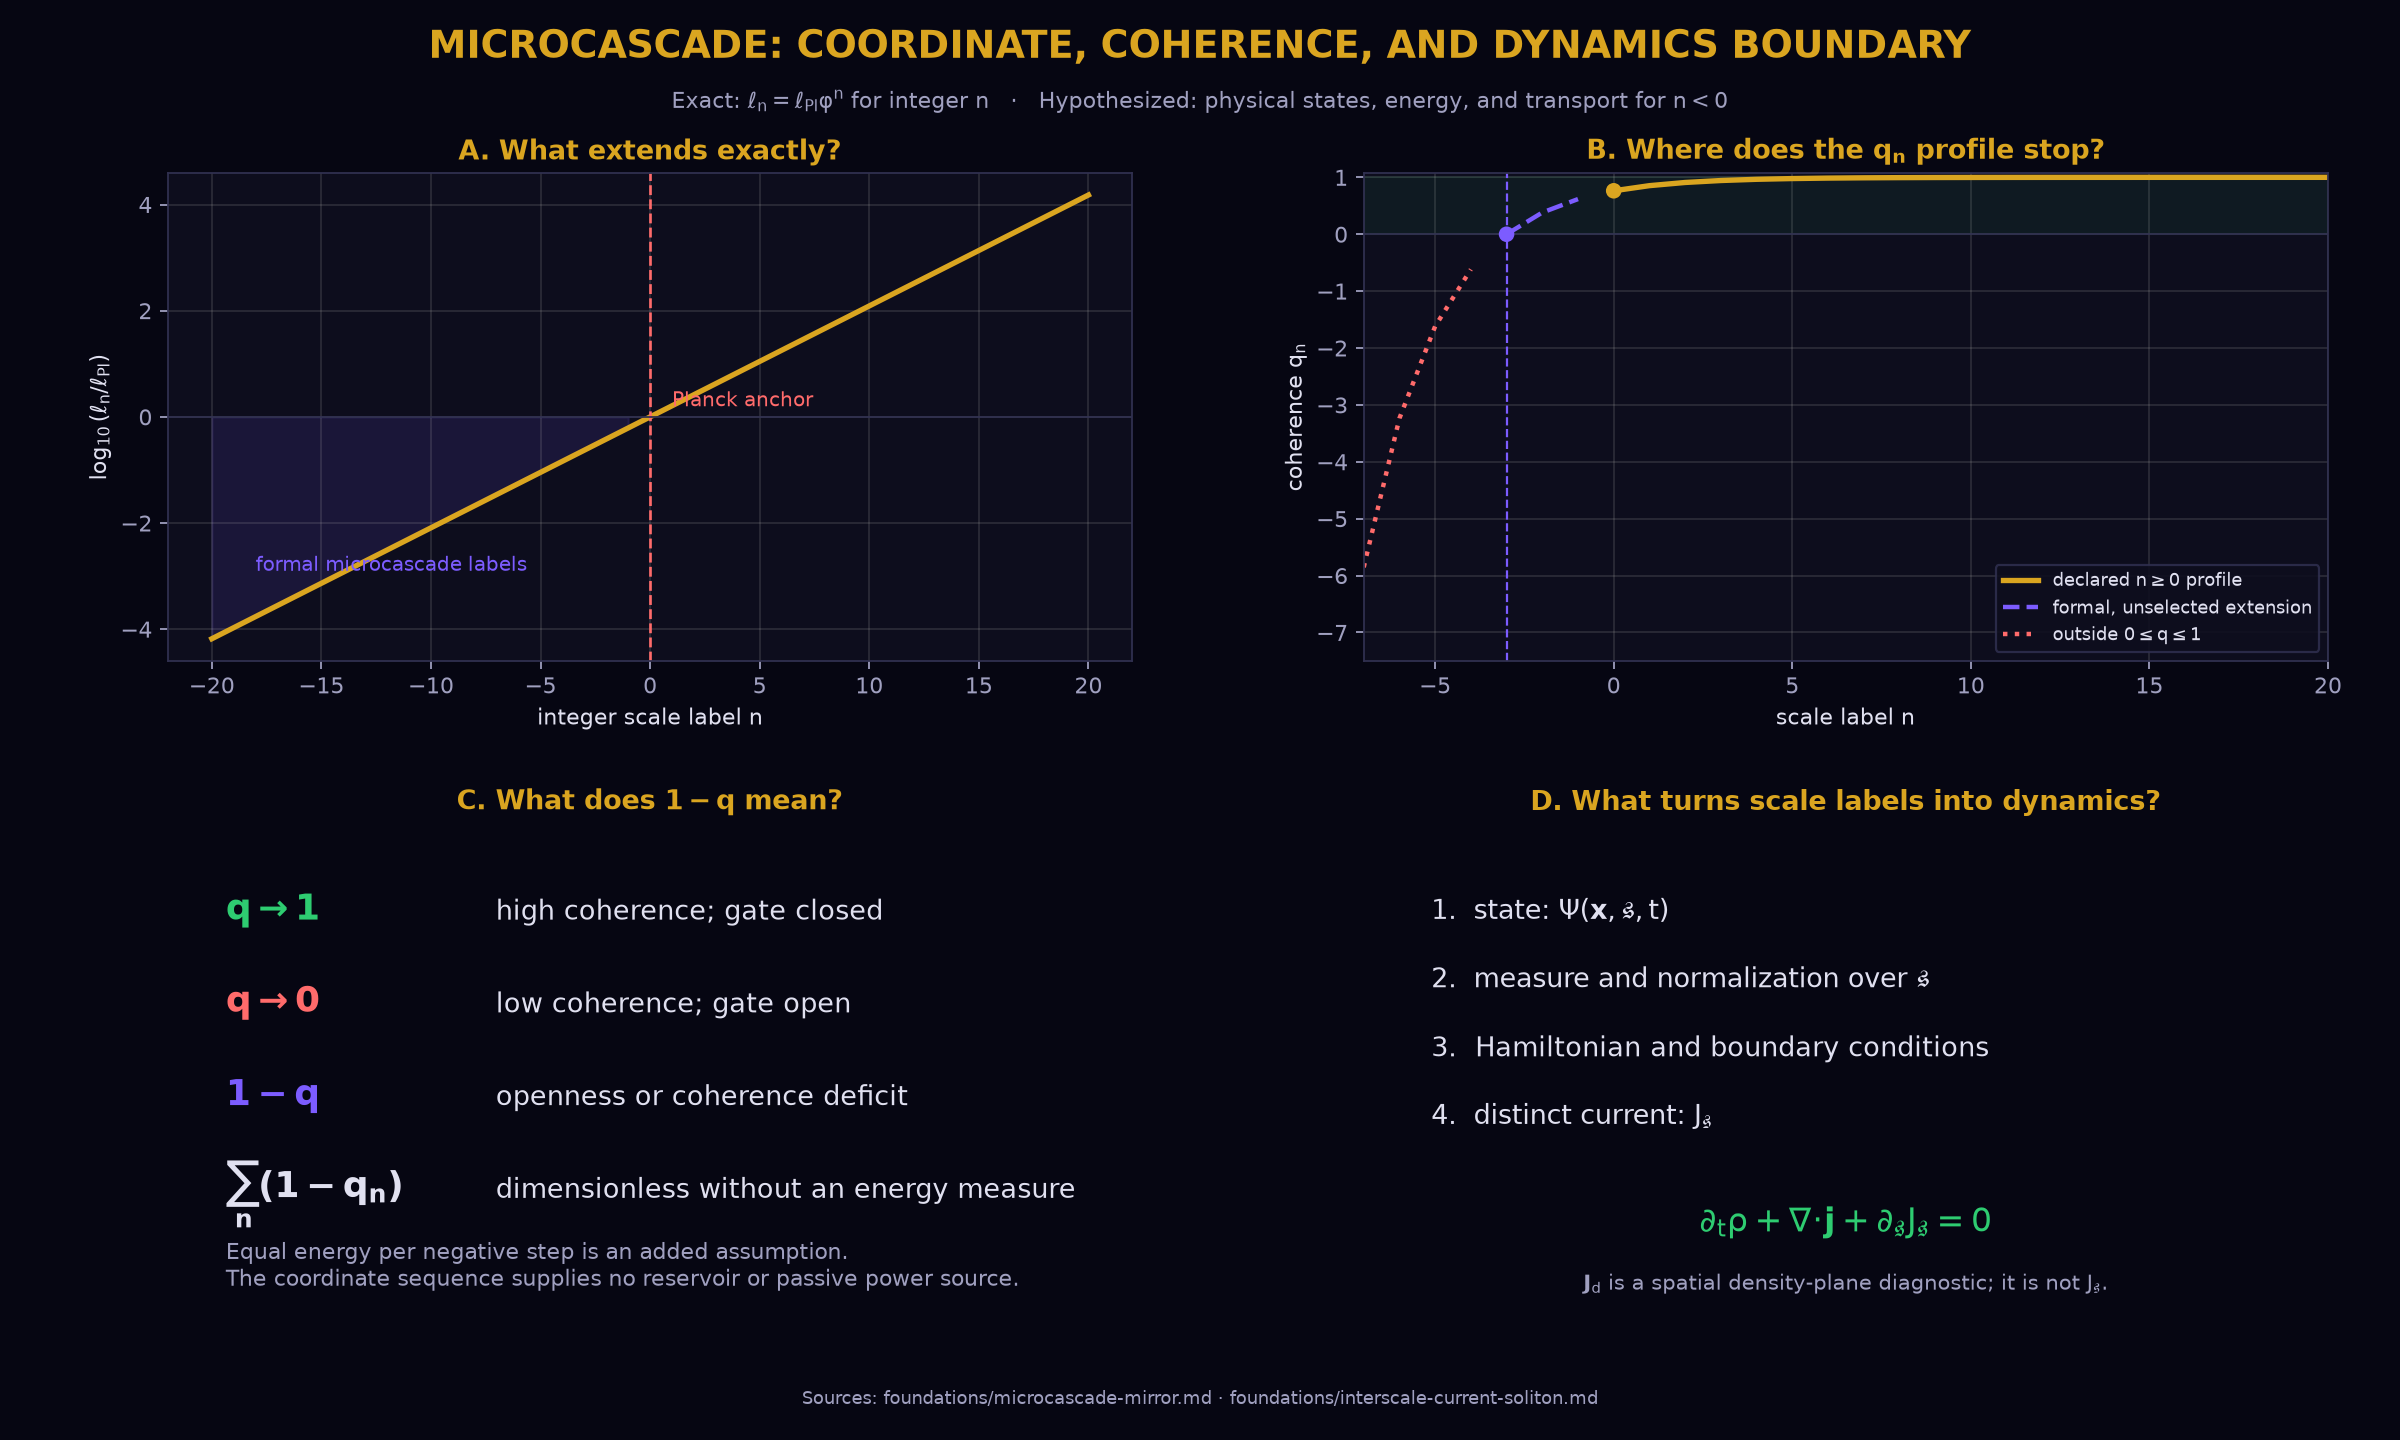

The Python source for this figure:
#!/usr/bin/env python3
"""Visualize the microcascade coordinate and its current physical boundary.

Run: python visual-explainers/coherence_transmission.py
Out: visual-explainers/coherence_transmission.png
"""

import matplotlib
import numpy as np

matplotlib.use("Agg")
import matplotlib.pyplot as plt

PHI = (1 + np.sqrt(5)) / 2
DELTA = 3

BG = "#060612"
PANEL = "#0d0d1d"
TEXT = "#e0e0f0"
SUB = "#a0a0c0"
GOLD = "#daa520"
YIN = "#7c5cff"
GREEN = "#2ecc71"
RED = "#ff6b6b"
GRID = "#303050"

plt.rcParams.update(
    {
        "figure.facecolor": BG,
        "axes.facecolor": PANEL,
        "savefig.facecolor": BG,
        "text.color": TEXT,
        "axes.labelcolor": TEXT,
        "axes.edgecolor": GRID,
        "xtick.color": SUB,
        "ytick.color": SUB,
        "font.family": "DejaVu Sans",
        "mathtext.default": "regular",
    }
)

fig, axes = plt.subplots(2, 2, figsize=(15, 9))
fig.subplots_adjust(left=0.07, right=0.97, bottom=0.08, top=0.88, hspace=0.36, wspace=0.24)

# A. The exact statement is a geometric coordinate continuation.
ax = axes[0, 0]
n_coord = np.arange(-20, 21)
log_ratio = n_coord * np.log10(PHI)
ax.plot(n_coord, log_ratio, color=GOLD, lw=2.4)
ax.axvline(0, color=RED, ls="--", lw=1.2)
ax.axhline(0, color=GRID, lw=0.8)
ax.fill_between(n_coord, log_ratio, 0, where=n_coord < 0, color=YIN, alpha=0.12)
ax.set_xlabel("integer scale label $n$")
ax.set_ylabel(r"$\log_{10}(\ell_n/\ell_{\rm Pl})$")
ax.set_title("A. What extends exactly?", color=GOLD, fontweight="bold")
ax.text(-18, -2.9, "formal microcascade labels", color=YIN, fontsize=9)
ax.text(1, 0.2, "Planck anchor", color=RED, fontsize=9)
ax.grid(alpha=0.18)

# B. The registered positive-step q profile has a finite physical domain.
ax = axes[0, 1]
n_q = np.arange(-7, 21)
q_formal = 1 - PHI ** (-n_q.astype(float) - DELTA)
valid_declared = n_q >= 0
bounded_extension = (n_q >= -DELTA) & (n_q < 0)
invalid = n_q < -DELTA
ax.axhspan(0, 1, color=GREEN, alpha=0.07)
ax.plot(n_q[valid_declared], q_formal[valid_declared], color=GOLD, lw=2.4, label=r"declared $n\geq0$ profile")
ax.plot(n_q[bounded_extension], q_formal[bounded_extension], color=YIN, lw=2, ls="--", label="formal, unselected extension")
ax.plot(n_q[invalid], q_formal[invalid], color=RED, lw=2, ls=":", label=r"outside $0\leq q\leq1$")
ax.scatter([0, -DELTA], [1 - PHI ** -3, 0], color=[GOLD, YIN], zorder=4)
ax.axvline(-DELTA, color=YIN, lw=1, ls="--")
ax.axhline(0, color=GRID, lw=0.8)
ax.set_xlim(-7, 20)
ax.set_ylim(-7.5, 1.08)
ax.set_xlabel("scale label $n$")
ax.set_ylabel("coherence $q_n$")
ax.set_title("B. Where does the $q_n$ profile stop?", color=GOLD, fontweight="bold")
ax.legend(loc="lower right", fontsize=8, framealpha=0.85, facecolor=PANEL, edgecolor=GRID)
ax.grid(alpha=0.18)

# C. Keep the canonical q semantics fixed.
ax = axes[1, 0]
ax.axis("off")
ax.set_title("C. What does $1-q$ mean?", color=GOLD, fontweight="bold", pad=12)
semantic_lines = [
    (r"$q\to1$", "high coherence; gate closed", GREEN),
    (r"$q\to0$", "low coherence; gate open", RED),
    (r"$1-q$", "openness or coherence deficit", YIN),
    (r"$\sum_n(1-q_n)$", "dimensionless without an energy measure", TEXT),
]
for row, (symbol, meaning, color) in enumerate(semantic_lines):
    y = 0.83 - row * 0.19
    ax.text(0.06, y, symbol, transform=ax.transAxes, color=color, fontsize=16, fontweight="bold")
    ax.text(0.34, y, meaning, transform=ax.transAxes, color=TEXT, fontsize=12)
ax.text(
    0.06,
    0.08,
    "Equal energy per negative step is an added assumption.\nThe coordinate sequence supplies no reservoir or passive power source.",
    transform=ax.transAxes,
    color=SUB,
    fontsize=10,
)

# D. A physical scale sector needs its own state and conservation law.
ax = axes[1, 1]
ax.axis("off")
ax.set_title("D. What turns scale labels into dynamics?", color=GOLD, fontweight="bold", pad=12)
requirements = [
    r"state: $\Psi(\mathbf{x},\mathfrak{s},t)$",
    r"measure and normalization over $\mathfrak{s}$",
    r"Hamiltonian and boundary conditions",
    r"distinct current: $J_{\mathfrak{s}}$",
]
for row, line in enumerate(requirements):
    ax.text(0.07, 0.83 - row * 0.14, f"{row + 1}.  {line}", transform=ax.transAxes, color=TEXT, fontsize=12)
ax.text(
    0.5,
    0.19,
    r"$\partial_t\rho+\nabla\!\cdot\!\mathbf{j}+\partial_{\mathfrak{s}}J_{\mathfrak{s}}=0$",
    transform=ax.transAxes,
    ha="center",
    color=GREEN,
    fontsize=15,
)
ax.text(
    0.5,
    0.07,
    r"$\mathbf{J}_d$ is a spatial density-plane diagnostic; it is not $J_{\mathfrak{s}}$.",
    transform=ax.transAxes,
    ha="center",
    color=SUB,
    fontsize=9.5,
)

fig.suptitle("MICROCASCADE: COORDINATE, COHERENCE, AND DYNAMICS BOUNDARY", fontsize=17, color=GOLD, fontweight="bold")
fig.text(
    0.5,
    0.925,
    r"Exact: $\ell_n=\ell_{\rm Pl}\varphi^n$ for integer $n$   ·   Hypothesized: physical states, energy, and transport for $n<0$",
    ha="center",
    color=SUB,
    fontsize=10,
)
fig.text(
    0.5,
    0.025,
    "Sources: foundations/microcascade-mirror.md · foundations/interscale-current-soliton.md",
    ha="center",
    color=SUB,
    fontsize=8,
)

OUT = "visual-explainers/coherence_transmission.png"
fig.savefig(OUT, dpi=160, facecolor=BG)
print(f"wrote {OUT}")

# Small executable consistency check for the displayed boundaries.
assert np.isclose((PHI - 1) / (PHI + 1), PHI ** -3)
assert np.isclose(1 - PHI ** -3, 0.7639320225002103)
assert np.isclose(1 - PHI ** (-(-DELTA) - DELTA), 0.0)
assert 1 - PHI ** (-(-DELTA - 1) - DELTA) < 0
print(f"phi={PHI:.12f}")
print(f"q_0={1 - PHI ** -3:.12f}")
print("q_-3=0; formal q_n is negative for n<-3")
print("negative-step energy/current: unselected")
